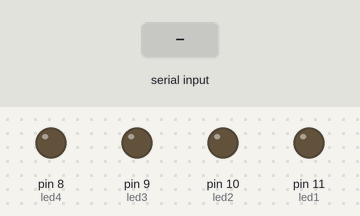
The sketch below on a simulated Arduino Uno, built with avr-gcc and run on an emulated ATmega328P. Parts: output pins drawn as LEDs (lit = HIGH). The inputs (shaded band) are chosen by the test bench.

Above: at 1.2 s.
1.3 s: "1" received over Serial
At 2.4 s:
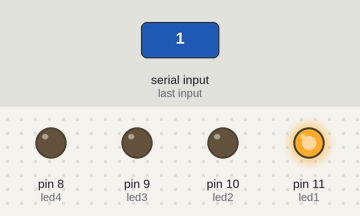
2.8 s: "2" received over Serial
At 3.6 s:
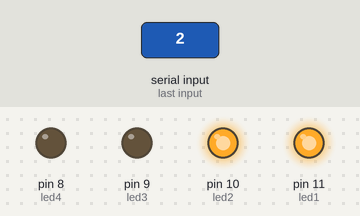
4.3 s: "3" received over Serial
At 4.7 s:
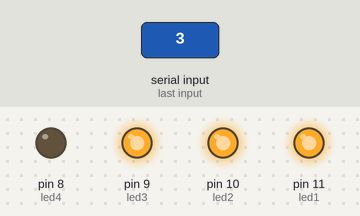
5.8 s: "4" received over Serial
At 7.0 s:
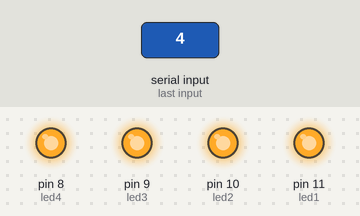
7.3 s: "0" received over Serial
At 8.2 s:
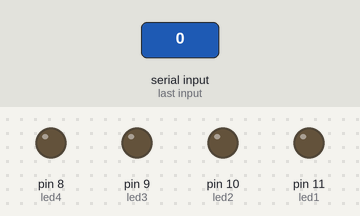
8.8 s: "2" received over Serial
At 9.3 s:
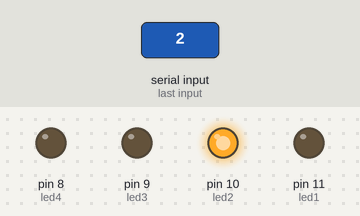
Timing chart, 0 to 11.3 s (numbered marks = the images above; inputs shaded):
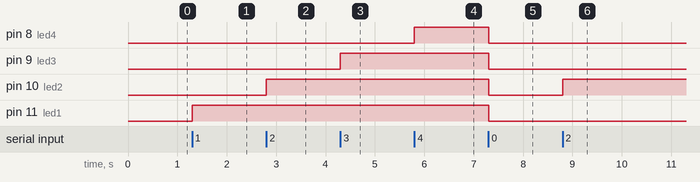

Measured:
- after the input at 1.3 s, pin 11 (led1): LOW → HIGH at once
- after the input at 2.8 s, pin 10 (led2): LOW → HIGH at once
- after the input at 4.3 s, pin 9 (led3): LOW → HIGH at once
- after the input at 5.8 s, pin 8 (led4): LOW → HIGH at once
- after the input at 7.3 s, pin 8 (led4), pin 9 (led3), pin 10 (led2), pin 11 (led1): HIGH → LOW at once
- after the input at 8.8 s, pin 10 (led2): LOW → HIGH at once

The sketch:

test5.ino
```cpp
int led1=11;
int led2=10;
int led3=9;
int led4=8;
char mydata=0;

void setup() {
  // put your setup code here, to run once:
  pinMode(led1,OUTPUT);
  pinMode(led2,OUTPUT);
  pinMode(led3,OUTPUT);
  pinMode(led4,OUTPUT);
  Serial.begin(9600);
}

void loop() {
  // put your main code here, to run repeatedly:
  mydata=int(Serial.read());

  if(mydata=='1')
    digitalWrite(led1,HIGH);
    if(mydata=='2')
     digitalWrite(led2,HIGH);
     if(mydata=='3')
      digitalWrite(led3,HIGH);
      if(mydata=='4')
      digitalWrite(led4,HIGH);
      if(mydata=='0'){
        digitalWrite(led1,LOW);
        digitalWrite(led2,LOW);
        digitalWrite(led3,LOW);
        digitalWrite(led4,LOW);}
    }
```
